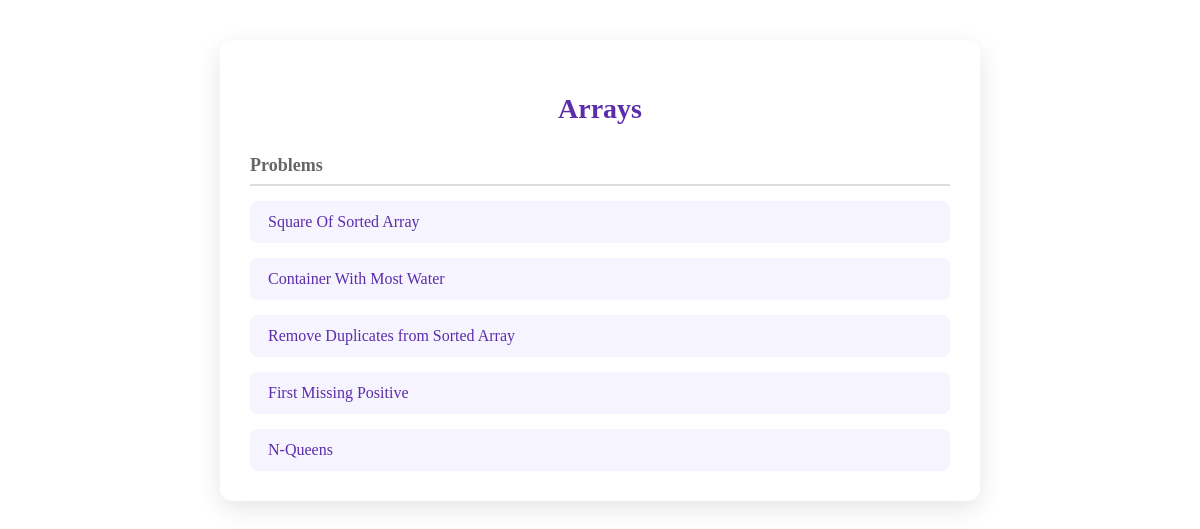
Page /topics/1/problems/ (signed in) on the earlier database version.
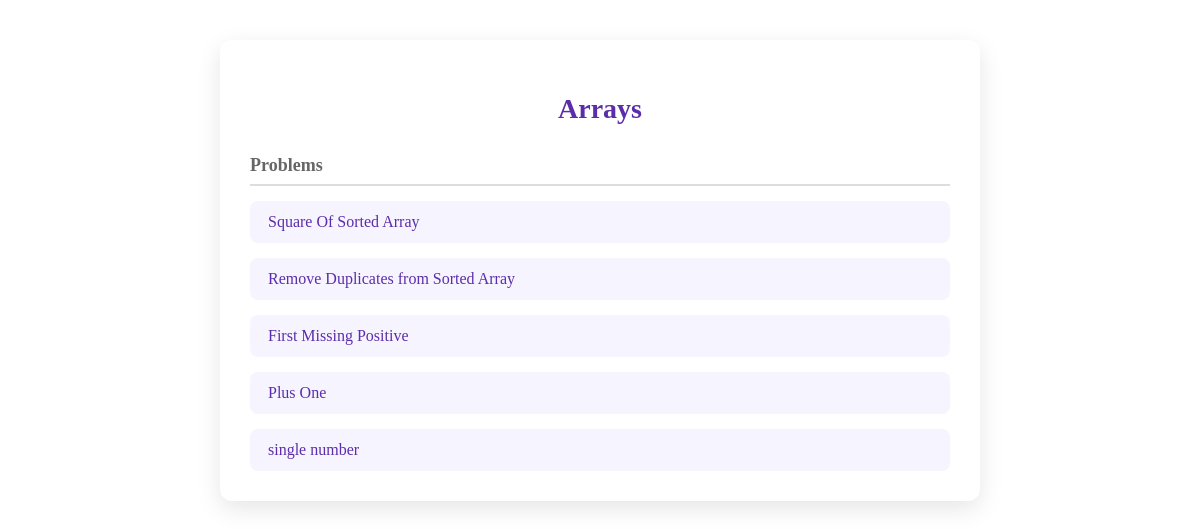
Same page on the later database version.
### authentication/models.py (models this page shows, shortened)
class Problem(models.Model):
    topic = models.ForeignKey(Topic, on_delete=models.CASCADE, related_name='problems')
    title = models.CharField(max_length=200)
    description = models.TextField()
    input_format = models.TextField()
    output_format = models.TextField()

### authentication/views.py (the view)
# urls.py: path('topics/<int:topic_id>/problems/', views.problem_list_view, name='problem_list'),
@login_required
def problem_list_view(request, topic_id):
    topic = get_object_or_404(Topic, id=topic_id)
    problems = topic.problems.all()[:5]  # Limit to 5 problems per topic
    return render(request, 'problem_list.html', {'topic': topic, 'problems': problems})

### authentication/templates/problem_list.html (shortened to what this page needs)
{% load get_item_tags %}
<div class="problem-container">
  <h2 class="topic-heading">{{ topic.name }}</h2>
  <div class="problem-list">
    <div class="problem-header">
      <span>Problems </span>
    </div>
    {% for problem in problems %}
      <div class="problem-item">
        <a href="{% url 'problem_detail' problem.id %}" >{{ problem.title }}</a>
      </div>
    {% empty %}
      <div class="problem-item">
        <em>No problems available for this topic yet.</em>
      </div>
    {% endfor %}
  </div>
</div>

Differences in the rows shown:
removed Problem: title "Container With Most Water"
removed Problem: title "N-Queens"
added Problem: title "Plus One"
added Problem: title "single number"
